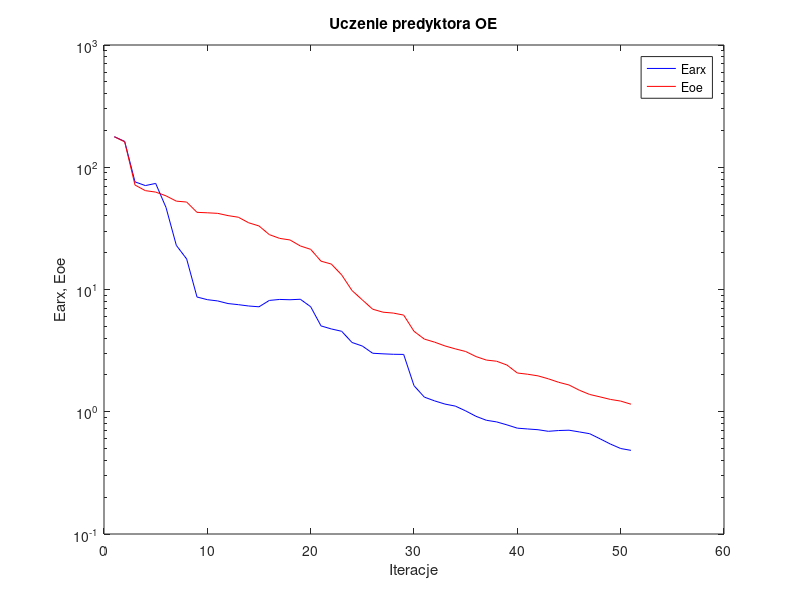
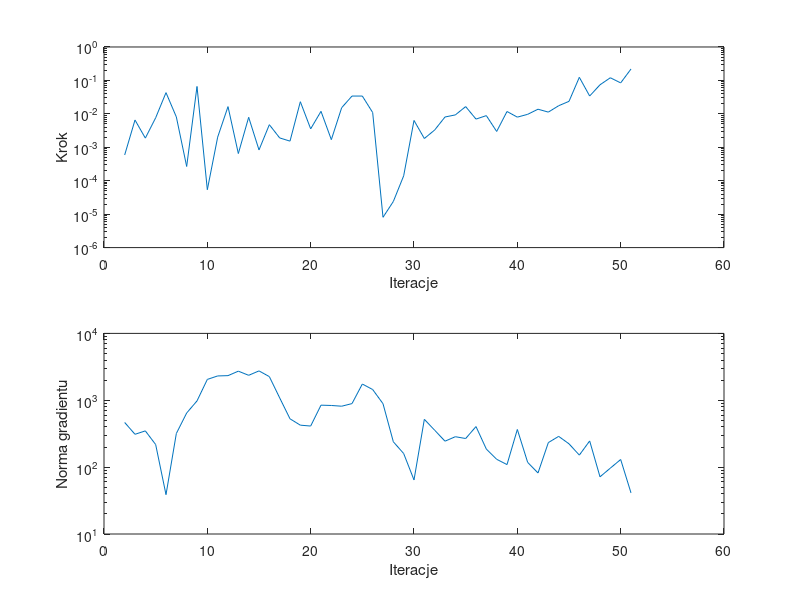

Write the MATLAB code that produced these figures, in order.
%uczenie predyktora oe
clear all;
n=0; farx(n+1)=1.779372e+002; foe(n+1)=1.775113e+002; wspucz(n+1)=0.000000e+000; ng(n+1)=0.000000e+000;
%odnowa zmiennej metryki
n=1; farx(n+1)=1.627814e+002; foe(n+1)=1.613515e+002; krok(n+1)=5.880954e-004; ng(n+1)=4.656106e+002;
n=2; farx(n+1)=7.592837e+001; foe(n+1)=7.156436e+001; krok(n+1)=6.544675e-003; ng(n+1)=3.097642e+002;
n=3; farx(n+1)=7.081087e+001; foe(n+1)=6.436995e+001; krok(n+1)=1.881412e-003; ng(n+1)=3.483664e+002;
n=4; farx(n+1)=7.373309e+001; foe(n+1)=6.264483e+001; krok(n+1)=7.632150e-003; ng(n+1)=2.175744e+002;
n=5; farx(n+1)=4.690203e+001; foe(n+1)=5.836907e+001; krok(n+1)=4.308418e-002; ng(n+1)=3.876041e+001;
n=6; farx(n+1)=2.296746e+001; foe(n+1)=5.282212e+001; krok(n+1)=8.101269e-003; ng(n+1)=3.182883e+002;
n=7; farx(n+1)=1.776055e+001; foe(n+1)=5.192763e+001; krok(n+1)=2.666638e-004; ng(n+1)=6.449291e+002;
n=8; farx(n+1)=8.683509e+000; foe(n+1)=4.277077e+001; krok(n+1)=6.599640e-002; ng(n+1)=9.777178e+002;
n=9; farx(n+1)=8.256650e+000; foe(n+1)=4.241163e+001; krok(n+1)=5.385244e-005; ng(n+1)=2.050236e+003;
n=10; farx(n+1)=8.063508e+000; foe(n+1)=4.196808e+001; krok(n+1)=2.013418e-003; ng(n+1)=2.310596e+003;
n=11; farx(n+1)=7.675611e+000; foe(n+1)=4.022648e+001; krok(n+1)=1.645950e-002; ng(n+1)=2.334890e+003;
n=12; farx(n+1)=7.516496e+000; foe(n+1)=3.901649e+001; krok(n+1)=6.500859e-004; ng(n+1)=2.723187e+003;
n=13; farx(n+1)=7.330315e+000; foe(n+1)=3.514286e+001; krok(n+1)=7.887845e-003; ng(n+1)=2.361328e+003;
n=14; farx(n+1)=7.219778e+000; foe(n+1)=3.310005e+001; krok(n+1)=8.336543e-004; ng(n+1)=2.749038e+003;
n=15; farx(n+1)=8.140742e+000; foe(n+1)=2.811382e+001; krok(n+1)=4.743100e-003; ng(n+1)=2.258133e+003;
n=16; farx(n+1)=8.293635e+000; foe(n+1)=2.618772e+001; krok(n+1)=1.906873e-003; ng(n+1)=1.086231e+003;
n=17; farx(n+1)=8.246098e+000; foe(n+1)=2.542513e+001; krok(n+1)=1.528320e-003; ng(n+1)=5.281040e+002;
n=18; farx(n+1)=8.321876e+000; foe(n+1)=2.270934e+001; krok(n+1)=2.307159e-002; ng(n+1)=4.241864e+002;
n=19; farx(n+1)=7.230918e+000; foe(n+1)=2.130686e+001; krok(n+1)=3.559503e-003; ng(n+1)=4.115198e+002;
n=20; farx(n+1)=5.038678e+000; foe(n+1)=1.705191e+001; krok(n+1)=1.189189e-002; ng(n+1)=8.447283e+002;
n=21; farx(n+1)=4.757281e+000; foe(n+1)=1.614808e+001; krok(n+1)=1.691206e-003; ng(n+1)=8.358323e+002;
n=22; farx(n+1)=4.553092e+000; foe(n+1)=1.316387e+001; krok(n+1)=1.526430e-002; ng(n+1)=8.148078e+002;
n=23; farx(n+1)=3.687455e+000; foe(n+1)=9.810215e+000; krok(n+1)=3.406610e-002; ng(n+1)=8.915215e+002;
n=24; farx(n+1)=3.448803e+000; foe(n+1)=8.221128e+000; krok(n+1)=3.406610e-002; ng(n+1)=1.749098e+003;
n=25; farx(n+1)=3.010120e+000; foe(n+1)=6.900962e+000; krok(n+1)=1.095618e-002; ng(n+1)=1.446877e+003;
%odnowa zmiennej metryki
n=26; farx(n+1)=2.977164e+000; foe(n+1)=6.523442e+000; krok(n+1)=8.058704e-006; ng(n+1)=8.885217e+002;
n=27; farx(n+1)=2.952370e+000; foe(n+1)=6.414347e+000; krok(n+1)=2.394830e-005; ng(n+1)=2.393137e+002;
n=28; farx(n+1)=2.944478e+000; foe(n+1)=6.175397e+000; krok(n+1)=1.401071e-004; ng(n+1)=1.597607e+002;
n=29; farx(n+1)=1.634534e+000; foe(n+1)=4.551761e+000; krok(n+1)=6.349841e-003; ng(n+1)=6.432762e+001;
n=30; farx(n+1)=1.317524e+000; foe(n+1)=3.930552e+000; krok(n+1)=1.830478e-003; ng(n+1)=5.183773e+002;
n=31; farx(n+1)=1.226774e+000; foe(n+1)=3.708255e+000; krok(n+1)=3.286413e-003; ng(n+1)=3.565773e+002;
n=32; farx(n+1)=1.155462e+000; foe(n+1)=3.454271e+000; krok(n+1)=8.053672e-003; ng(n+1)=2.443822e+002;
n=33; farx(n+1)=1.112380e+000; foe(n+1)=3.268563e+000; krok(n+1)=9.296334e-003; ng(n+1)=2.850846e+002;
n=34; farx(n+1)=1.016343e+000; foe(n+1)=3.110852e+000; krok(n+1)=1.647425e-002; ng(n+1)=2.678291e+002;
n=35; farx(n+1)=9.176326e-001; foe(n+1)=2.828092e+000; krok(n+1)=6.970444e-003; ng(n+1)=4.042681e+002;
n=36; farx(n+1)=8.518821e-001; foe(n+1)=2.647099e+000; krok(n+1)=8.855578e-003; ng(n+1)=1.861893e+002;
n=37; farx(n+1)=8.259506e-001; foe(n+1)=2.589517e+000; krok(n+1)=2.973498e-003; ng(n+1)=1.309681e+002;
n=38; farx(n+1)=7.809077e-001; foe(n+1)=2.409513e+000; krok(n+1)=1.175883e-002; ng(n+1)=1.091864e+002;
n=39; farx(n+1)=7.341806e-001; foe(n+1)=2.074963e+000; krok(n+1)=7.980009e-003; ng(n+1)=3.657095e+002;
n=40; farx(n+1)=7.231415e-001; foe(n+1)=2.027131e+000; krok(n+1)=9.677825e-003; ng(n+1)=1.177367e+002;
n=41; farx(n+1)=7.130128e-001; foe(n+1)=1.966054e+000; krok(n+1)=1.376894e-002; ng(n+1)=8.178498e+001;
n=42; farx(n+1)=6.919299e-001; foe(n+1)=1.859995e+000; krok(n+1)=1.127471e-002; ng(n+1)=2.327752e+002;
n=43; farx(n+1)=7.022029e-001; foe(n+1)=1.741730e+000; krok(n+1)=1.750226e-002; ng(n+1)=2.884247e+002;
n=44; farx(n+1)=7.065394e-001; foe(n+1)=1.655859e+000; krok(n+1)=2.366103e-002; ng(n+1)=2.231955e+002;
n=45; farx(n+1)=6.839888e-001; foe(n+1)=1.500266e+000; krok(n+1)=1.238254e-001; ng(n+1)=1.512796e+002;
n=46; farx(n+1)=6.613934e-001; foe(n+1)=1.384869e+000; krok(n+1)=3.413297e-002; ng(n+1)=2.464039e+002;
n=47; farx(n+1)=6.010472e-001; foe(n+1)=1.323305e+000; krok(n+1)=7.399549e-002; ng(n+1)=7.162800e+001;
n=48; farx(n+1)=5.446273e-001; foe(n+1)=1.261881e+000; krok(n+1)=1.200783e-001; ng(n+1)=9.661524e+001;
n=49; farx(n+1)=5.004371e-001; foe(n+1)=1.222678e+000; krok(n+1)=8.430727e-002; ng(n+1)=1.300410e+002;
n=50; farx(n+1)=4.832587e-001; foe(n+1)=1.152512e+000; krok(n+1)=2.192961e-001; ng(n+1)=4.120447e+001;

figure; semilogy(farx,'b'); hold on; semilogy(foe,'r'); xlabel('Iteracje'); ylabel('Earx, Eoe'); legend('Earx','Eoe'); title('Uczenie predyktora OE');
figure; subplot(2,1,1); semilogy(krok); xlabel('Iteracje'); ylabel('Krok');
subplot(2,1,2); semilogy(ng); xlabel('Iteracje'); ylabel('Norma gradientu');
Earx=farx(n+1)
Eoe=foe(n+1)
